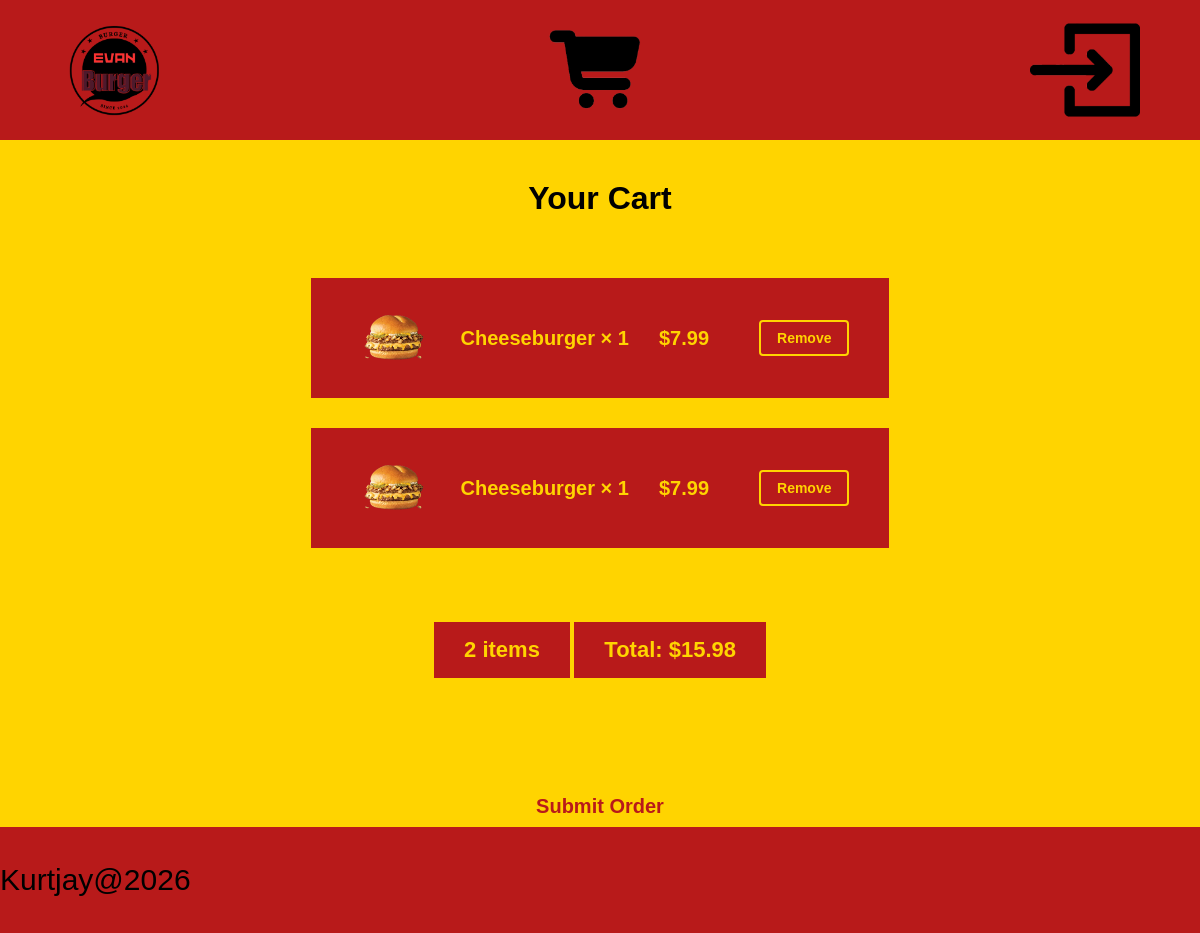
The app's page /cart (signed in), older data.
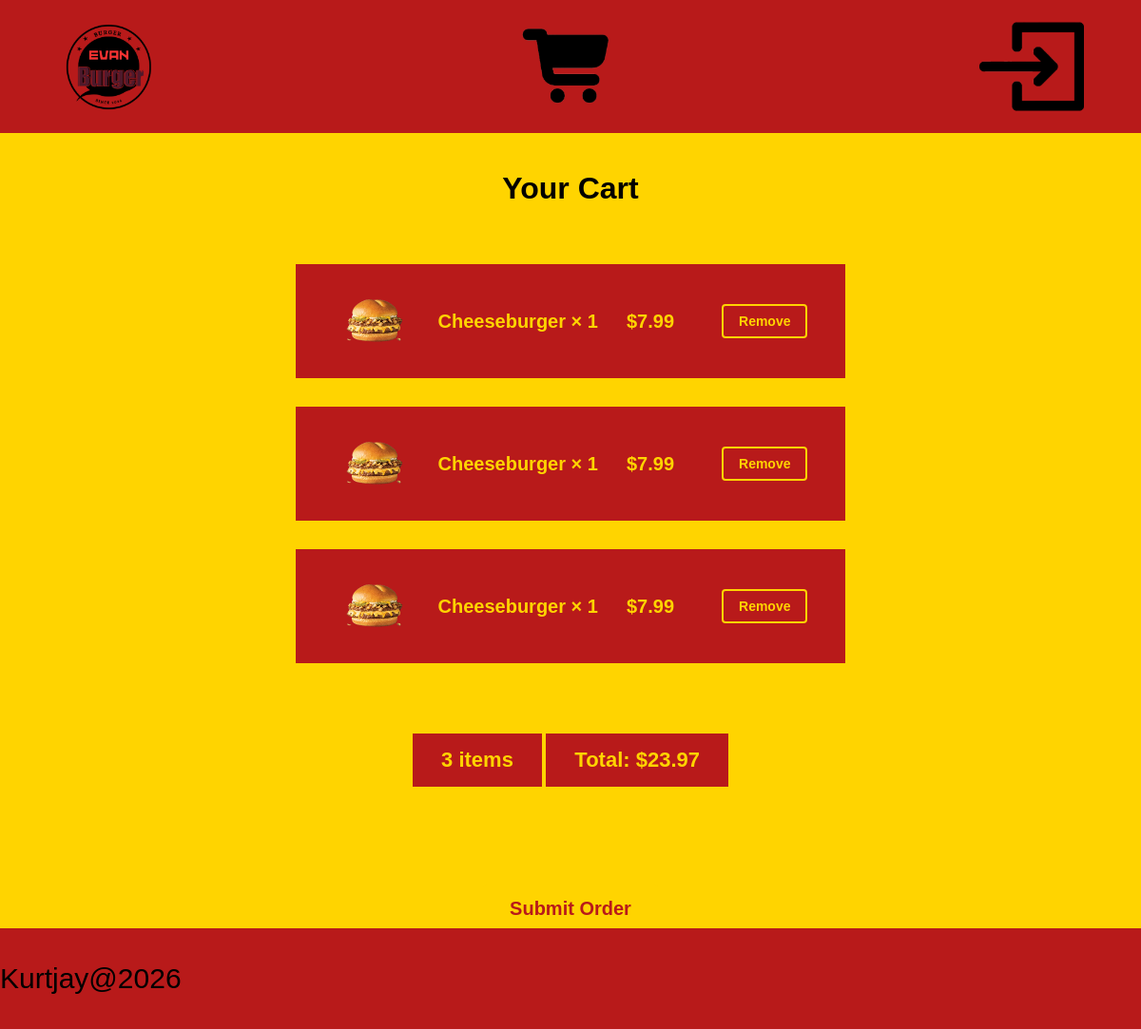
The same page, newer data.
### tables this page shows
CREATE TABLE `Customer_order` (
  `id` INT,
  `burger_ordered_id` INT,
  `sides_ordered_id` INT,
  `user_id` INT,
  PRIMARY KEY (`id`),
  FOREIGN KEY (`sides_ordered_id`)
      REFERENCES `sides_ordered`(`id`),
  FOREIGN KEY (`burger_ordered_id`)
      REFERENCES `burger_ordered`(`id`),
  FOREIGN KEY (`user_id`)
      REFERENCES `user`(`id`)
);

CREATE TABLE products (id INT, burgers TEXT, price REAL, ingredients TEXT, condiments TEXT, photo, PRIMARY KEY (id));

CREATE TABLE `burger_ordered` (
  `id` INT,
  `products_id` INT,
  `burger_quantity` INT,
  PRIMARY KEY (`id`),
  FOREIGN KEY (`products_id`)
      REFERENCES `products`(`id`)
);

### app.py (the view)
@app.route('/cart')
@login_required
def cart():
    sql = """
        SELECT
            Customer_order.id AS order_id,
            products.burgers AS burger_name,
            products.price AS burger_price,
            products.photo AS burger_photo,
            burger_ordered.burger_quantity AS burger_quantity,
            sides.sides AS side_name,
            sides.price AS side_price,
            sides.photo AS side_photo,
            sides_ordered.burger_quantity AS side_quantity
        FROM Customer_order
        LEFT JOIN burger_ordered ON Customer_order.burger_ordered_id = burger_ordered.id
        LEFT JOIN products ON burger_ordered.products_id = products.id
        LEFT JOIN sides_ordered ON Customer_order.sides_ordered_id = sides_ordered.id
        LEFT JOIN sides ON sides_ordered.sides_id = sides.id
        WHERE Customer_order.user_id = ?
        ORDER BY Customer_order.id
    """
    order_items = query_db(sql, [session['user_id']]) or []  # "or []" keeps this a list even if query_db ever returned None
    total = 0  # running total of the whole order, in dollars
    for row in order_items:
        if row['burger_price'] is not None:  # this row is a burger line
            burger_price = float(str(row['burger_price']).replace('$', ''))
            total += burger_price * row['burger_quantity']
        if row['side_price'] is not None:  # this row is a side line
            total += row['side_price'] * row['side_quantity']
    return render_template('cart.html', order_items=order_items, total=total)

### app.py (called while the page is built)
def get_db():
    db = getattr(g, '_database', None)
    if db is None:
        db = g._database = sqlite3.connect(DATABASE)
        db.row_factory = sqlite3.Row
    return db

@app.teardown_appcontext
def close_connection(exception):
    db = getattr(g, '_database', None)
    if db is not None:
        db.close()  # closes the connection so it doesn't stay open after the request finishes

def query_db(query, args=(), one=False):
    cur = get_db().execute(query, args)
    rv = cur.fetchall()
    cur.close()
    return (rv[0] if rv else None) if one else rv

def login_required(view):  #put @login_required above route that needs session['user_id'] to exist
    @wraps(view)
    def wrapped_view(*args, **kwargs):
        if 'user_id' not in session:  # nobody logged in this session
            flash("Please log in first.")
            return redirect(url_for('login'))  # send them to login
        return view(*args, **kwargs)
    return wrapped_view

### templates/cart.html
{% extends "layout.html" %}
{% block content %}
<h1 class="cart-title">Your Cart</h1>
{% if order_items %}
<div class="cart-items">
    {% for line in order_items %}
    <div class="cart-line">
        {% if line.burger_name %}
        <img src="/{{ line.burger_photo }}" alt="{{ line.burger_name }}" class="cart-line-photo">
        <p class="cart-line-name">{{ line.burger_name }} &times; {{ line.burger_quantity }}</p>
        <p class="cart-line-price">${{ "%.2f"|format(line.burger_price|replace("$", "")|float * line.burger_quantity) }}</p>
        {% elif line.side_name %}
        <img src="/{{ line.side_photo }}" alt="{{ line.side_name }}" class="cart-line-photo">
        <p class="cart-line-name">{{ line.side_name }} &times; {{ line.side_quantity }}</p>
        <p class="cart-line-price">${{ "%.2f"|format(line.side_price * line.side_quantity) }}</p>
        {% endif %}
        <form action="{{ url_for('remove_from_cart', order_id=line.order_id) }}" method="post" class="remove-form">
            <button type="submit" class="remove-btn">Remove</button>
        </form>
    </div>
    {% endfor %}
</div>
<div class="cart-total">
    <p>{{ order_items|length }} item{{ 's' if order_items|length != 1 else '' }}</p>
    <p>Total: ${{ "%.2f"|format(total) }}</p>
</div>
<div class="submit-order-row">
    <form action="{{ url_for('submit_order') }}" method="post">
        <button type="submit" class="submit-order-btn">
            Submit Order
        </button>
    </form>
</div>
{% else %}
<p class="cart-empty">Your cart is empty. Head to the <a href="{{ url_for('menu') }}">menu</a> to add something.</p>
{% endif %}
{% endblock %}

Row changes from the older to the newer data that the page shows:
added Customer_order: burger_photo (picture), burger_name "Cheeseburger", burger_quantity "1", products.price.burger_quantity "7.99"
Text that changed along with them:
{{ order_items|length }}: "2" → "3"
{{ "%.2f"|format(total) }}: "15.98" → "23.97"
